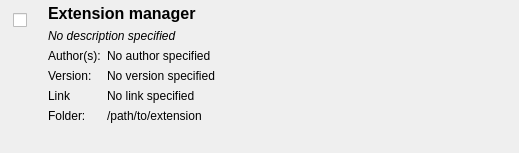
<?xml version="1.0" encoding="UTF-8"?>
<ui version="4.0">
 <class>extension_plugin_manager</class>
 <widget class="QWidget" name="extension_plugin_manager">
  <property name="geometry">
   <rect>
    <x>0</x>
    <y>0</y>
    <width>519</width>
    <height>153</height>
   </rect>
  </property>
  <property name="windowTitle">
   <string>Form</string>
  </property>
  <layout class="QHBoxLayout" name="horizontalLayout">
   <property name="margin">
    <number>4</number>
   </property>
   <item>
    <widget class="QWidget" name="widget_2" native="true">
     <property name="sizePolicy">
      <sizepolicy hsizetype="Fixed" vsizetype="Preferred">
       <horstretch>0</horstretch>
       <verstretch>0</verstretch>
      </sizepolicy>
     </property>
     <layout class="QVBoxLayout" name="verticalLayout">
      <item>
       <widget class="QCheckBox" name="checkbox_enable">
        <property name="sizePolicy">
         <sizepolicy hsizetype="Fixed" vsizetype="Fixed">
          <horstretch>0</horstretch>
          <verstretch>0</verstretch>
         </sizepolicy>
        </property>
        <property name="text">
         <string/>
        </property>
       </widget>
      </item>
      <item>
       <spacer name="verticalSpacer">
        <property name="orientation">
         <enum>Qt::Vertical</enum>
        </property>
        <property name="sizeHint" stdset="0">
         <size>
          <width>20</width>
          <height>40</height>
         </size>
        </property>
       </spacer>
      </item>
     </layout>
    </widget>
   </item>
   <item>
    <widget class="QWidget" name="widget" native="true">
     <layout class="QFormLayout" name="formLayout">
      <property name="margin">
       <number>0</number>
      </property>
      <item row="3" column="0">
       <widget class="QLabel" name="label_desc_author">
        <property name="text">
         <string>Author(s):</string>
        </property>
       </widget>
      </item>
      <item row="3" column="1">
       <widget class="QLabel" name="label_author">
        <property name="text">
         <string>No author specified</string>
        </property>
       </widget>
      </item>
      <item row="4" column="0">
       <widget class="QLabel" name="label_desc_version">
        <property name="text">
         <string>Version:</string>
        </property>
       </widget>
      </item>
      <item row="4" column="1">
       <widget class="QLabel" name="label_version">
        <property name="text">
         <string>No version specified</string>
        </property>
       </widget>
      </item>
      <item row="0" column="0" colspan="2">
       <widget class="QLabel" name="label_name">
        <property name="font">
         <font>
          <pointsize>12</pointsize>
          <weight>75</weight>
          <bold>true</bold>
         </font>
        </property>
        <property name="text">
         <string>Extension manager</string>
        </property>
       </widget>
      </item>
      <item row="2" column="0" colspan="2">
       <widget class="QLabel" name="label_description">
        <property name="font">
         <font>
          <italic>true</italic>
         </font>
        </property>
        <property name="text">
         <string>No description specified</string>
        </property>
       </widget>
      </item>
      <item row="5" column="1">
       <widget class="QLabel" name="label_url">
        <property name="text">
         <string>No link specified</string>
        </property>
       </widget>
      </item>
      <item row="5" column="0">
       <widget class="QLabel" name="label_desc_url">
        <property name="text">
         <string>Link</string>
        </property>
       </widget>
      </item>
      <item row="6" column="1">
       <widget class="QLabel" name="label_folder">
        <property name="text">
         <string>/path/to/extension</string>
        </property>
       </widget>
      </item>
      <item row="6" column="0">
       <widget class="QLabel" name="label_desc_folder">
        <property name="text">
         <string>Folder:</string>
        </property>
       </widget>
      </item>
     </layout>
    </widget>
   </item>
  </layout>
 </widget>
 <resources/>
 <connections/>
</ui>
